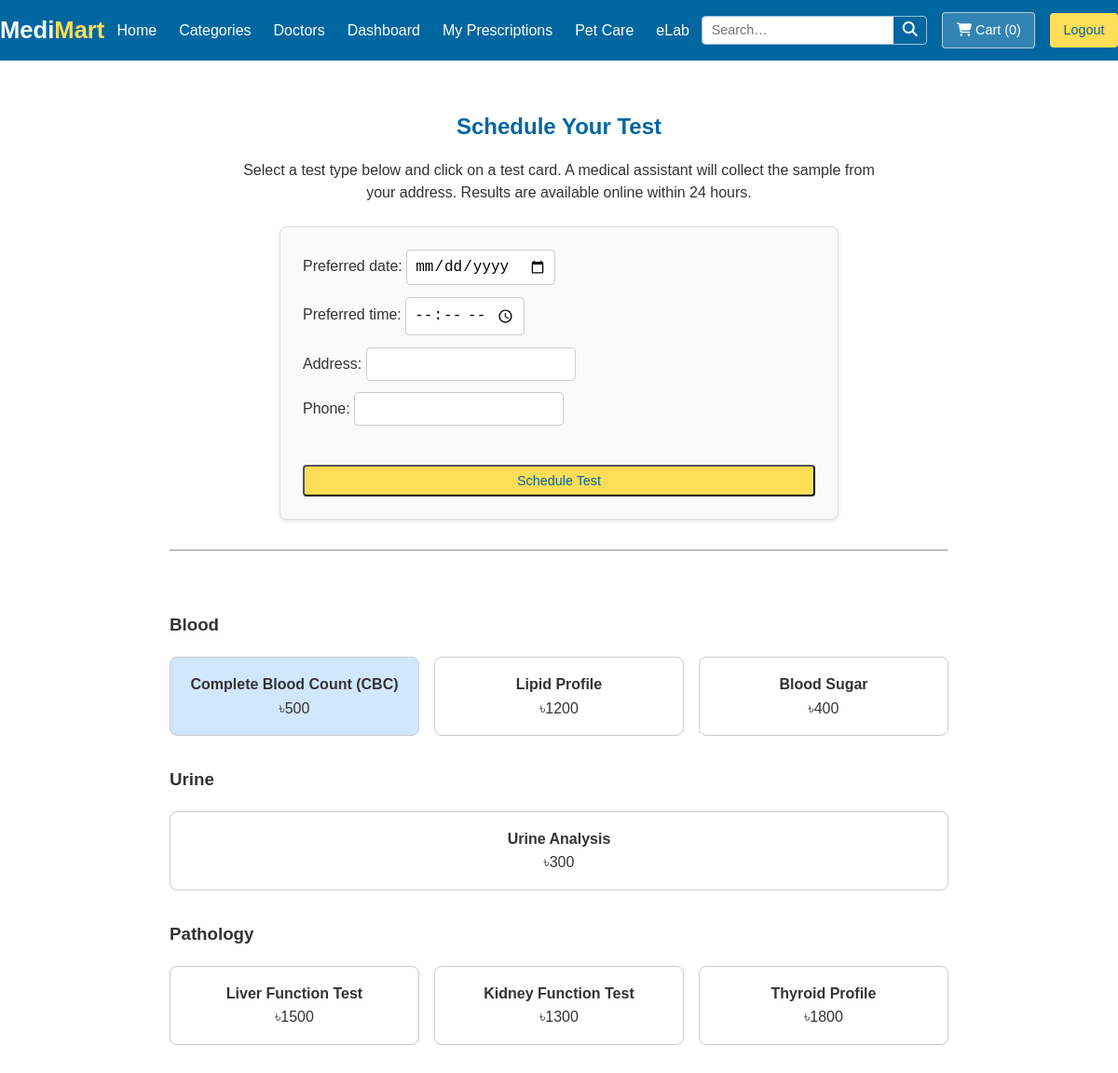
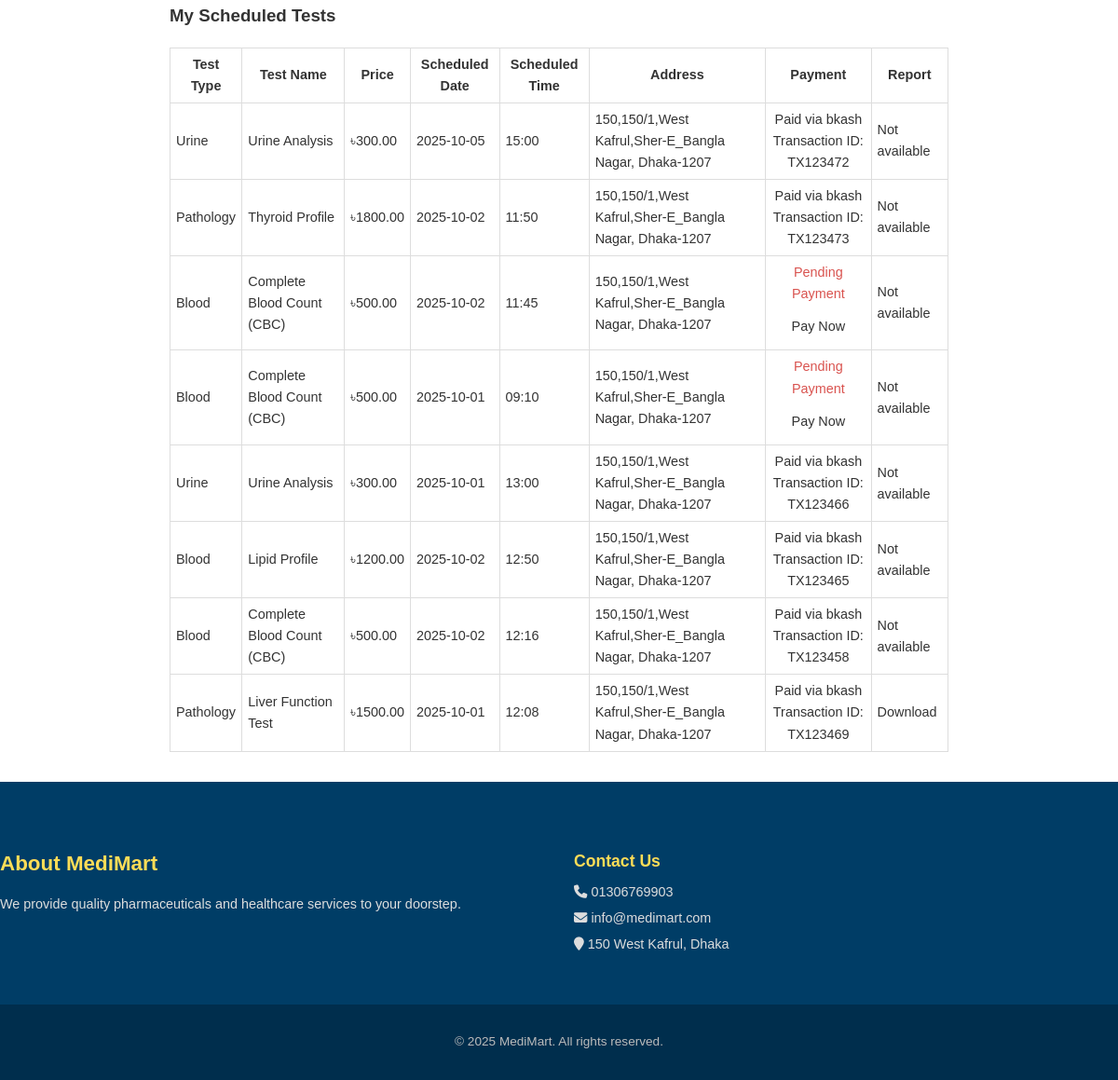
The app's page /elab/ (signed in) with its own data (2 pictures, top to bottom).
### main/models.py (models this page shows, shortened)
class eLabSchedule(models.Model):
    TEST_TYPE_CHOICES = [
        ('Blood', 'Blood'),
        ('Urine', 'Urine'),
        ('Pathology', 'Pathology'),
    ]
    PAYMENT_METHOD_CHOICES = [
        ('bkash', 'bKash'),
        ('nagad', 'Nagad'),
    ]
    user = models.ForeignKey(User, on_delete=models.CASCADE)
    test_type = models.CharField(max_length=100, choices=TEST_TYPE_CHOICES)
    test_name = models.CharField(max_length=100)
    test_price = models.DecimalField(max_digits=8, decimal_places=2, default=0)
    preferred_date = models.DateField()
    preferred_time = models.TimeField()
    address = models.CharField(max_length=255)
    phone = models.CharField(max_length=50)
    created_at = models.DateTimeField(auto_now_add=True)
    report_file = models.FileField(upload_to='elab_reports/', null=True, blank=True)
    report_verified = models.BooleanField(default=False)
    is_paid = models.BooleanField(default=False)
    payment_method = models.CharField(max_length=20, choices=PAYMENT_METHOD_CHOICES, blank=True, null=True)
    transaction_id = models.CharField(max_length=100, blank=True, null=True)
    class Meta:
        ordering = ['-created_at']

### main/views.py (the view)
# urls.py: path('elab/', views.elab_schedule, name='elab_schedule'),
@login_required
def elab_schedule(request):
    if request.method == 'POST':
        form = eLabScheduleForm(request.POST)
        if form.is_valid():
            schedule = form.save(commit=False)
            schedule.user = request.user
            selected_name = form.cleaned_data['test_name']
            test_info = eLabScheduleForm.AVAILABLE_TESTS.get(selected_name)
            if test_info:
                schedule.test_type = test_info[0]
                schedule.test_price = test_info[1]
            schedule.is_paid = False
            schedule.payment_method = None
            schedule.transaction_id = None
            schedule.save()
            messages.success(request, 'Your test has been scheduled. Please complete the payment below.')
            return redirect('pay_elab', test_id=schedule.id)
    else:
        form = eLabScheduleForm()
    elab_schedules = eLabSchedule.objects.filter(user=request.user).order_by('-created_at')
    return render(request, 'main/elab.html', {
        'form': form,
        'elab_schedules': elab_schedules,
        'AVAILABLE_TESTS': eLabScheduleForm.AVAILABLE_TESTS,  # Pass this to the template!
    })

### main/context_processors.py (called while the page is built)
def cart_count(request):
    if request.user.is_authenticated:
        cart = Cart.objects.filter(user=request.user).first()
        count = cart.items.count() if cart and hasattr(cart, 'items') else 0
    else:
        cart_session = request.session.get('cart', {})
        count = sum(cart_session.values()) if isinstance(cart_session, dict) else 0
    return {'cart_count': count}

def user_group_flags(request):
    user = getattr(request, 'user', None)
    is_doctor = False
    is_patient = False
    is_staff = False
    if user and user.is_authenticated:
        is_staff = user.is_staff
        try:
            is_doctor = hasattr(user, 'doctor_profile') or user.groups.filter(name='Doctors').exists()
        except:
            is_doctor = False
        is_patient = not is_doctor
    return {
        'is_doctor': is_doctor,
        'is_patient': is_patient,
        'is_staff': is_staff,
    }

### main/templates/main/elab.html (shortened to what this page needs)
{% extends 'main/base.html' %}
{% block content %}
<section class="elab" style="max-width: 900px; margin: auto; padding: 2rem;">
    <h2>Schedule Your Test</h2>
    <p>Select a test type below and click on a test card. A medical assistant will collect the sample from your address. Results are available online within 24 hours.</p>
    <form method="post" class="elab-form" enctype="multipart/form-data" style="border:1px solid #ddd; padding:1.5rem; border-radius:8px; margin-bottom:2rem;">
        <div class="form-group">
            {{ form.preferred_date.label_tag }}
            {{ form.preferred_date }}
        </div>
        <div class="form-group">
            {{ form.preferred_time.label_tag }}
            {{ form.preferred_time }}
        </div>
        <div class="form-group">
            {{ form.address.label_tag }}
            {{ form.address }}
        </div>
        <div class="form-group">
            {{ form.phone.label_tag }}
            {{ form.phone }}
        </div>
        <button type="submit" class="btn primary-btn" style="margin-top:1rem;">Schedule Test</button>
    </form>
    <hr style="margin: 2rem 0;">
    {% for type_label, type_value in form.fields.test_type.choices %}
        <h3>{{ type_label }}</h3>
        <div class="test-cards" style="display:flex; flex-wrap:wrap; gap:1rem; margin-bottom:2rem;">
            {% for test, value in AVAILABLE_TESTS.items %}
                {% with t_type=value.0 price=value.1 %}
                    {% if t_type == type_value %}
                        <div class="test-card"
                             data-type="{{ t_type }}"
                             data-name="{{ test }}"
                             data-price="{{ price }}"
                             style="border:1px solid #ccc; padding:1rem; cursor:pointer; flex:1 1 200px; text-align:center; border-radius:8px; transition:0.2s;">
                            <strong>{{ test }}</strong><br>
                            ৳{{ price }}
                        </div>
                    {% endif %}
                {% endwith %}
            {% endfor %}
        </div>
    {% endfor %}
    <h3 style="margin-top:2rem;">My Scheduled Tests</h3>
    {% if elab_schedules %}
        <table style="width:100%; border-collapse: collapse; font-size:0.9rem;">
            <thead>
                <tr>
                    <th style="border:1px solid #ddd; padding:6px;">Test Type</th>
                    <th style="border:1px solid #ddd; padding:6px;">Test Name</th>
                    <th style="border:1px solid #ddd; padding:6px;">Price</th>
                    <th style="border:1px solid #ddd; padding:6px;">Scheduled Date</th>
                    <th style="border:1px solid #ddd; padding:6px;">Scheduled Time</th>
                    <th style="border:1px solid #ddd; padding:6px;">Address</th>
                    <th style="border:1px solid #ddd; padding:6px;">Payment</th>
                    <th style="border:1px solid #ddd; padding:6px;">Report</th>
                </tr>
            </thead>
            <tbody>
                {% for test in elab_schedules %}
                    <tr>
                        <td style="border:1px solid #ddd; padding:6px;">{{ test.test_type }}</td>
                        <td style="border:1px solid #ddd; padding:6px;">{{ test.test_name }}</td>
                        <td style="border:1px solid #ddd; padding:6px;">৳{{ test.test_price }}</td>
                        <td style="border:1px solid #ddd; padding:6px;">{{ test.preferred_date|date:"Y-m-d" }}</td>
                        <td style="border:1px solid #ddd; padding:6px;">{{ test.preferred_time|time:"H:i" }}</td>
                        <td style="border:1px solid #ddd; padding:6px;">{{ test.address }}</td>
                        <td style="border:1px solid #ddd; padding:6px; text-align:center;">
    {% if test.is_paid %}
        Paid via {{ test.payment_method }}<br>
        Transaction ID: {{ test.transaction_id }}
    {% else %}
        <span style="color:#d9534f;">Pending Payment</span><br>
        <a href="{% url 'pay_elab' test.id %}" class="btn btn-sm btn-primary" style="margin-top:5px;">Pay Now</a>
    {% endif %}
</td>
                        <td style="border:1px solid #ddd; padding:6px;">
                            {% if test.report_file and test.report_verified %}
                                <a href="{{ test.report_file.url }}" download>Download</a>
                            {% elif test.report_file and not test.report_verified %}
                                Pending verification
                            {% else %}
                                Not available
                            {% endif %}
                        </td>
                    </tr>
                {% endfor %}
            </tbody>
        </table>
    {% else %}
        <p>No tests scheduled yet.</p>
    {% endif %}
</section>
{% endblock %}

### main/static/main/css/style.css (style rules this page uses)
*, *::before, *::after { box-sizing: border-box; }
body { margin: 0; font-family: Arial, sans-serif; line-height: 1.6; color: #333; background-color: #ffffff; }
a { text-decoration: none; color: inherit; }
.btn { display: inline-block; padding: 0.45rem 0.9rem; border-radius: 4px; font-weight: 500; transition: background-color 0.3s ease; font-size: 0.9rem; }
.primary-btn { background-color: #ffdd57; color: #0066a0; }
.elab { padding: 2rem 0; }
.elab h2 { color: #0066a0; margin-bottom: 1rem; text-align: center; }
.elab p { max-width: 700px; margin: 0 auto 1.5rem; text-align: center; line-height: 1.5; }
.elab-form { display: grid; grid-template-columns: 1fr; gap: 0.8rem; max-width: 600px; margin: 0 auto; background-color: #fafafa; padding: 1.5rem; border-radius: 8px; box-shadow: 0 2px 4px rgba(0,0,0,0.1); }
.elab-form label { font-weight: 500; }
.elab-form input, .elab-form select { padding: 0.5rem; border: 1px solid #ccc; border-radius: 4px; font-size: 1rem; }
.elab-form button { margin-top: 0.8rem; align-self: flex-start; }

### records on screen
eLabSchedule: test_name "Lipid Profile", test_price "1200", test_type "Blood", test_price "1200.00", preferred_date "2025-10-02", preferred_time "12:50", address "150,150/1,West Kafrul,Sher-E_Bangla Nagar, Dhaka-1207", payment_method "bkash", transaction_id "TX123465", report_file "Not available"
eLabSchedule: test_name "Liver Function Test", test_price "1500", test_type "Pathology", test_price "1500.00", preferred_date "2025-10-01", preferred_time "12:08", address "150,150/1,West Kafrul,Sher-E_Bangla Nagar, Dhaka-1207", payment_method "bkash", transaction_id "TX123469"
eLabSchedule: test_name "Thyroid Profile", test_price "1800", test_type "Pathology", test_price "1800.00", preferred_date "2025-10-02", preferred_time "11:50", address "150,150/1,West Kafrul,Sher-E_Bangla Nagar, Dhaka-1207", payment_method "bkash", transaction_id "TX123473", report_file "Not available"
eLabSchedule: test_type "Urine", test_name "Urine Analysis", test_price "300.00", preferred_date "2025-10-05", preferred_time "15:00", address "150,150/1,West Kafrul,Sher-E_Bangla Nagar, Dhaka-1207", payment_method "bkash", transaction_id "TX123472", report_file "Not available"
eLabSchedule: test_type "Blood", test_name "Complete Blood Count (CBC)", test_price "500.00", preferred_date "2025-10-02", preferred_time "11:45", address "150,150/1,West Kafrul,Sher-E_Bangla Nagar, Dhaka-1207", is_paid "Pending Payment", report_file "Not available"
eLabSchedule: test_type "Blood", test_name "Complete Blood Count (CBC)", test_price "500.00", preferred_date "2025-10-01", preferred_time "09:10", address "150,150/1,West Kafrul,Sher-E_Bangla Nagar, Dhaka-1207", is_paid "Pending Payment", report_file "Not available"
eLabSchedule: test_type "Urine", test_name "Urine Analysis", test_price "300.00", preferred_date "2025-10-01", preferred_time "13:00", address "150,150/1,West Kafrul,Sher-E_Bangla Nagar, Dhaka-1207", payment_method "bkash", transaction_id "TX123466", report_file "Not available"
eLabSchedule: test_type "Blood", test_name "Complete Blood Count (CBC)", test_price "500.00", preferred_date "2025-10-02", preferred_time "12:16", address "150,150/1,West Kafrul,Sher-E_Bangla Nagar, Dhaka-1207", payment_method "bkash", transaction_id "TX123458", report_file "Not available"

### other values on screen
{{ cart_count|default:0 }} "0"
{{ type_label }} "Blood" "Urine" "Pathology"
{{ test }} "Complete Blood Count (CBC)" "Blood Sugar" "Urine Analysis" "Kidney Function Test"
{{ price }} "500" "400" "300" "1300"
